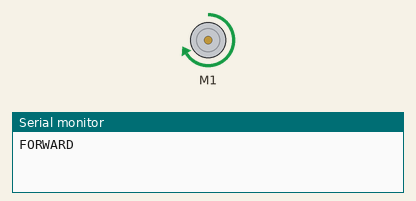
This sketch was run on a simulated Arduino Uno, built with avr-gcc and run on an emulated ATmega328P. On the bench: DC motor (green arrow = forward, orange = backward, longer = faster), the last lines printed to the serial monitor.

Above: at 1.0 s.
At 3.0 s:
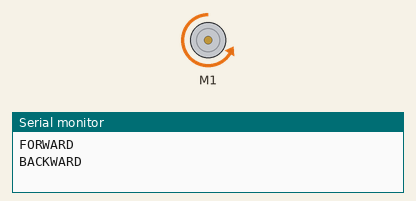
At 5.0 s:
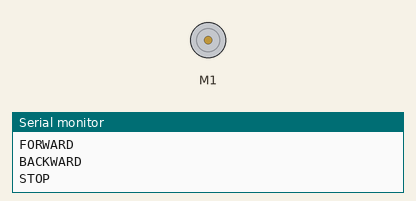
Timing chart, 0 to 7.8 s (numbered marks = the images above):
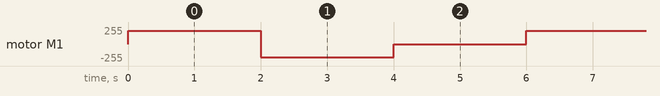

Measured:
- by itself, motor M1: repeats every 6.0 s: backward 200/255 2.0 s, stopped 2.0 s, forward 200/255 2.0 s

The sketch:

running-of-motors.ino
```cpp
#include <AFMotor.h>

// Create single motor object
AF_DCMotor motor(1);   // Motor connected to M1

void setup() {
  Serial.begin(9600);

  // Set motor speed (0–255)
  motor.setSpeed(200);
}

void loop() {

  Serial.println("FORWARD");
  motor.run(FORWARD);
  delay(2000);

  Serial.println("BACKWARD");
  motor.run(BACKWARD);
  delay(2000);

  Serial.println("STOP");
  motor.run(RELEASE);
  delay(2000);
}
```
